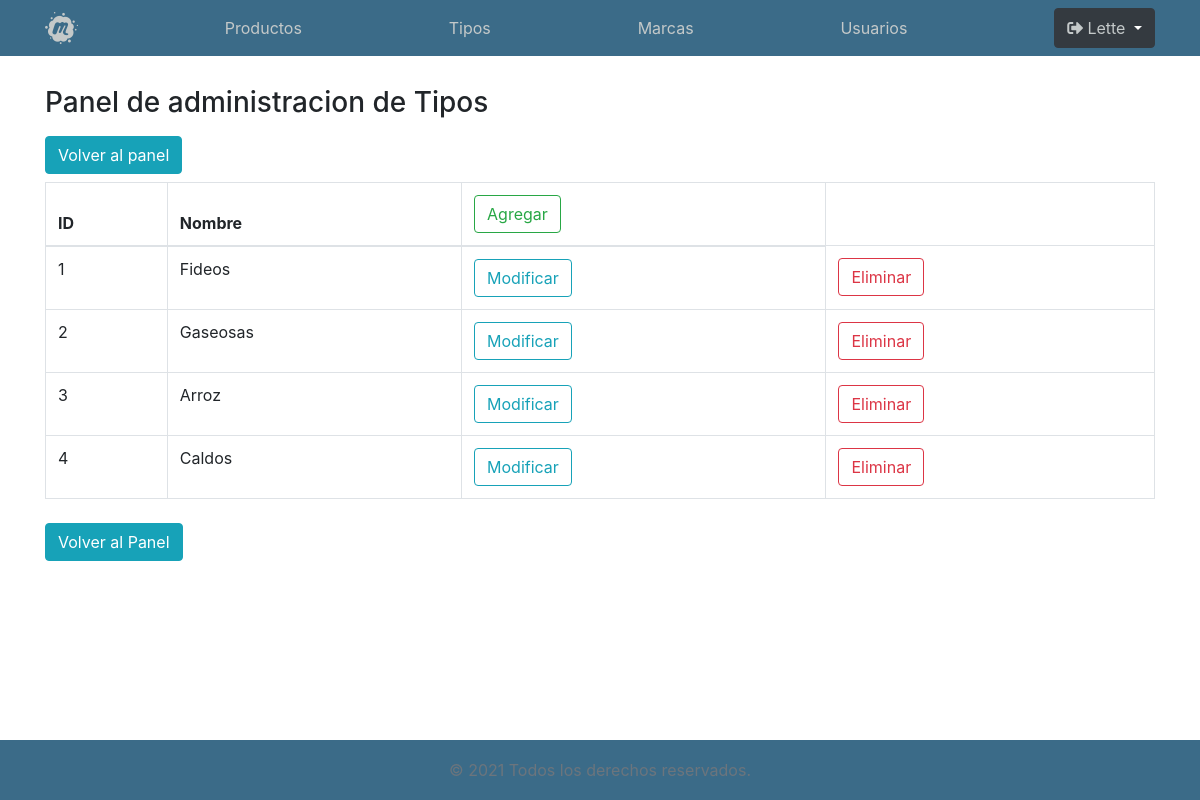
/adminTipos.php (signed in), run on the app's committed database.
### tables this page shows
Create table tipos(
idTipo INT auto_increment,
nomTip Varchar(50),
PRIMARY KEY (idTipo)

);

### funciones/tipos.php (called while the page is built, shortened)
<?php
function listarTipos(){
    $link = conectar();
    $sql = "SELECT idTipo, nomTip FROM tipos";
    $resultado = mysqli_query($link,$sql)
        or die(mysqli_error($link));
    return $resultado;
}

### adminTipos.php (the view, shortened to what this page needs)
    <?php
    require "funciones/tipos.php";
    $tipos = listarTipos();
    include "includes/nav.php";
?>
    <main class="container">
    <h3>Panel de administracion de Tipos</h3>
    <a href="admin.php" class="btn btn-info my-2">
        Volver al panel
    </a>
    <table class="table table-bordered  table-hover">
    <thead>
        <tr>
            <th scope="col">ID</th>
            <th scope="col">Nombre</th>
            <th scope="col">
                <a href="formAgregarTipo.php" class="btn btn-outline-success">Agregar</a>
            </th>
        </tr>
    </thead>
    <tbody>
    <?php
while($tipo = mysqli_fetch_assoc($tipos)){
?>
        <tr>
            <td><?=$tipo["idTipo"]?></td>
            <td><?=$tipo["nomTip"] ?></td>
            <td><a href="formModificarTipos.php?idTipo=<?=$tipo["idTipo"]?> " class="btn btn-outline-info">Modificar</a></td>
            <td><a href="formEliminarTipos.php?idTipo=<?=$tipo["idTipo"] ?>" class="btn btn-outline-danger">Eliminar</a> </td>
        </tr>
        <?php
}
?>
    </tbody>
    </table>
    <a href="admin.php" class="btn btn-info my-2"> Volver al Panel</a>
    </main>
<?php include "includes/footer.php" ?>

### css/estilos.css (style rules this page uses)
html { position: relative; min-height: 100%; }
body { margin-bottom: 60px; }
main { margin-top: 30px; }

### data on the page
tipos: idTipo "1", nomTip "Fideos"
tipos: idTipo "2", nomTip "Gaseosas"
tipos: idTipo "3", nomTip "Arroz"
tipos: idTipo "4", nomTip "Caldos"

### other printed values
$_SESSION["usuario"] "Lette"
